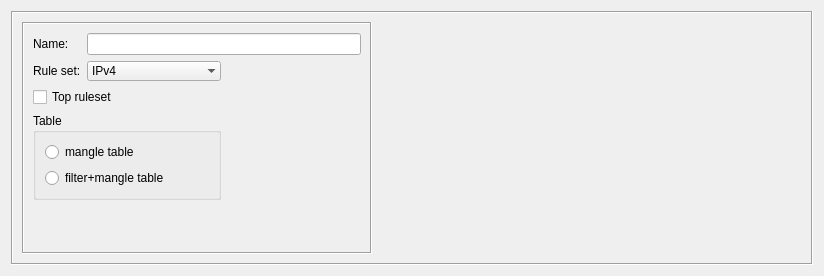
<?xml version="1.0" encoding="UTF-8"?>
<ui version="4.0">
 <class>RuleSetDialog_q</class>
 <widget class="QWidget" name="RuleSetDialog_q">
  <property name="enabled">
   <bool>true</bool>
  </property>
  <property name="geometry">
   <rect>
    <x>0</x>
    <y>0</y>
    <width>824</width>
    <height>276</height>
   </rect>
  </property>
  <property name="sizePolicy">
   <sizepolicy hsizetype="Preferred" vsizetype="MinimumExpanding">
    <horstretch>0</horstretch>
    <verstretch>0</verstretch>
   </sizepolicy>
  </property>
  <property name="windowTitle">
   <string>Ruleset</string>
  </property>
  <layout class="QGridLayout" name="gridLayout_3">
   <item row="0" column="0">
    <widget class="QFrame" name="frame7">
     <property name="frameShape">
      <enum>QFrame::Shape::Box</enum>
     </property>
     <property name="frameShadow">
      <enum>QFrame::Shadow::Sunken</enum>
     </property>
     <layout class="QHBoxLayout" name="horizontalLayout">
      <item>
       <widget class="QFrame" name="frame27">
        <property name="sizePolicy">
         <sizepolicy hsizetype="Fixed" vsizetype="Preferred">
          <horstretch>0</horstretch>
          <verstretch>0</verstretch>
         </sizepolicy>
        </property>
        <property name="minimumSize">
         <size>
          <width>350</width>
          <height>0</height>
         </size>
        </property>
        <property name="maximumSize">
         <size>
          <width>350</width>
          <height>16777215</height>
         </size>
        </property>
        <property name="frameShape">
         <enum>QFrame::Shape::Box</enum>
        </property>
        <property name="frameShadow">
         <enum>QFrame::Shadow::Sunken</enum>
        </property>
        <layout class="QGridLayout" name="gridLayout">
         <item row="0" column="0">
          <widget class="QLabel" name="textLabel1">
           <property name="text">
            <string>Name:</string>
           </property>
           <property name="wordWrap">
            <bool>false</bool>
           </property>
          </widget>
         </item>
         <item row="0" column="1" colspan="2">
          <widget class="QLineEdit" name="obj_name">
           <property name="sizePolicy">
            <sizepolicy hsizetype="Preferred" vsizetype="Fixed">
             <horstretch>1</horstretch>
             <verstretch>0</verstretch>
            </sizepolicy>
           </property>
           <property name="minimumSize">
            <size>
             <width>200</width>
             <height>0</height>
            </size>
           </property>
           <property name="maximumSize">
            <size>
             <width>16777215</width>
             <height>250</height>
            </size>
           </property>
          </widget>
         </item>
         <item row="1" column="0">
          <widget class="QLabel" name="label">
           <property name="text">
            <string>Rule set:</string>
           </property>
          </widget>
         </item>
         <item row="1" column="1">
          <widget class="QComboBox" name="ipv4_6_rule_set">
           <property name="minimumSize">
            <size>
             <width>0</width>
             <height>0</height>
            </size>
           </property>
           <property name="maximumSize">
            <size>
             <width>250</width>
             <height>16777215</height>
            </size>
           </property>
           <property name="frame">
            <bool>false</bool>
           </property>
           <item>
            <property name="text">
             <string>IPv4</string>
            </property>
           </item>
           <item>
            <property name="text">
             <string>IPv6</string>
            </property>
           </item>
           <item>
            <property name="text">
             <string>IPv4 and IPv6</string>
            </property>
           </item>
          </widget>
         </item>
         <item row="1" column="2">
          <spacer name="horizontalSpacer">
           <property name="orientation">
            <enum>Qt::Orientation::Horizontal</enum>
           </property>
           <property name="sizeHint" stdset="0">
            <size>
             <width>130</width>
             <height>20</height>
            </size>
           </property>
          </spacer>
         </item>
         <item row="2" column="0" colspan="2">
          <widget class="QCheckBox" name="top_rule_set">
           <property name="text">
            <string>Top ruleset</string>
           </property>
          </widget>
         </item>
         <item row="3" column="0" colspan="2">
          <widget class="QGroupBox" name="iptables_only">
           <property name="enabled">
            <bool>true</bool>
           </property>
           <property name="sizePolicy">
            <sizepolicy hsizetype="Preferred" vsizetype="MinimumExpanding">
             <horstretch>0</horstretch>
             <verstretch>0</verstretch>
            </sizepolicy>
           </property>
           <property name="minimumSize">
            <size>
             <width>0</width>
             <height>0</height>
            </size>
           </property>
           <property name="maximumSize">
            <size>
             <width>16777215</width>
             <height>16777215</height>
            </size>
           </property>
           <property name="layoutDirection">
            <enum>Qt::LayoutDirection::LeftToRight</enum>
           </property>
           <property name="autoFillBackground">
            <bool>false</bool>
           </property>
           <property name="title">
            <string>Table</string>
           </property>
           <property name="alignment">
            <set>Qt::AlignmentFlag::AlignLeading|Qt::AlignmentFlag::AlignLeft|Qt::AlignmentFlag::AlignTop</set>
           </property>
           <property name="flat">
            <bool>false</bool>
           </property>
           <property name="checkable">
            <bool>false</bool>
           </property>
           <layout class="QVBoxLayout" name="verticalLayout">
            <item>
             <widget class="QRadioButton" name="ipt_mangle_table">
              <property name="text">
               <string>mangle table</string>
              </property>
             </widget>
            </item>
            <item>
             <widget class="QRadioButton" name="ipt_filter_table">
              <property name="text">
               <string>filter+mangle table</string>
              </property>
             </widget>
            </item>
           </layout>
          </widget>
         </item>
         <item row="4" column="1">
          <spacer name="verticalSpacer">
           <property name="orientation">
            <enum>Qt::Orientation::Vertical</enum>
           </property>
           <property name="sizeHint" stdset="0">
            <size>
             <width>20</width>
             <height>26</height>
            </size>
           </property>
          </spacer>
         </item>
        </layout>
       </widget>
      </item>
      <item>
       <widget class="CommentKeywords" name="commentKeywords" native="true">
        <property name="sizePolicy">
         <sizepolicy hsizetype="Expanding" vsizetype="Expanding">
          <horstretch>0</horstretch>
          <verstretch>0</verstretch>
         </sizepolicy>
        </property>
       </widget>
      </item>
     </layout>
    </widget>
   </item>
  </layout>
 </widget>
 <customwidgets>
  <customwidget>
   <class>CommentKeywords</class>
   <extends>QWidget</extends>
   <header>CommentKeywords.h</header>
   <container>1</container>
  </customwidget>
 </customwidgets>
 <resources>
  <include location="MainRes.qrc"/>
 </resources>
 <connections/>
 <slots>
  <slot>changed()</slot>
 </slots>
</ui>
